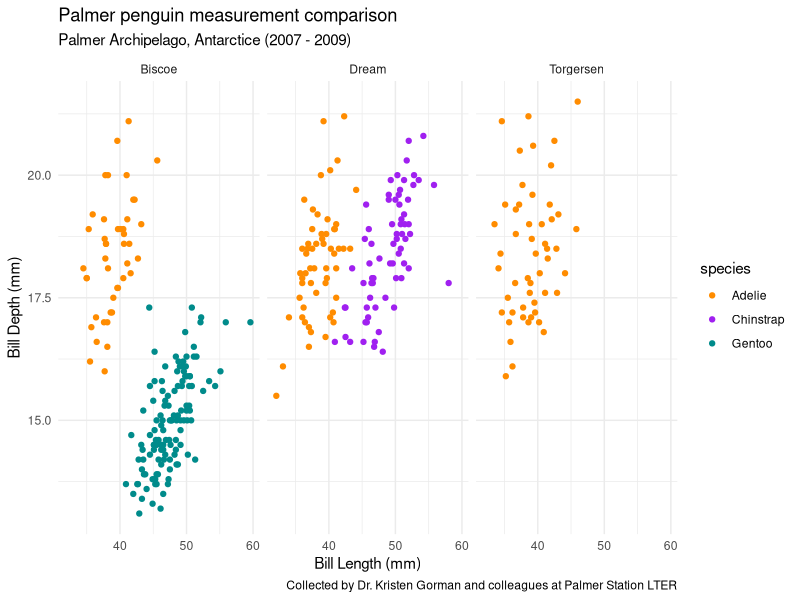
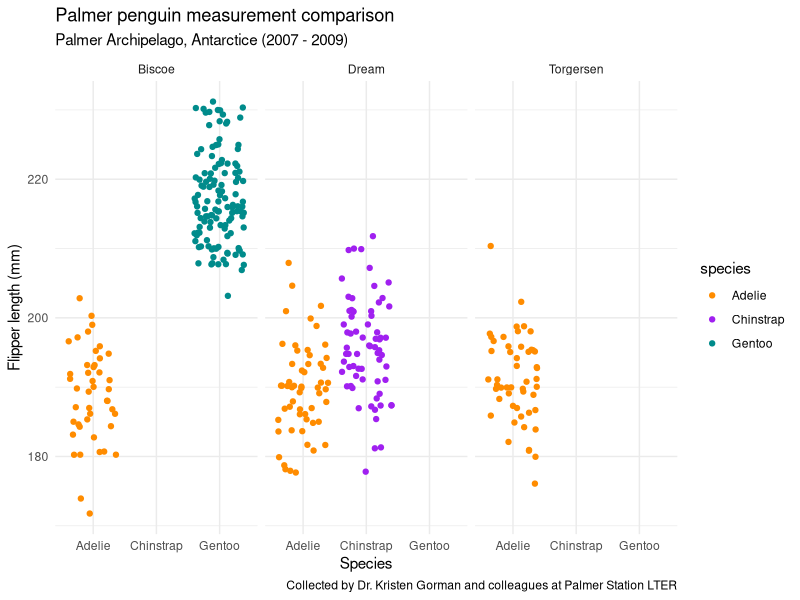

Write R code to recreate these figures, in order.
## ---- chunk 1
# Loading packages ----
library(tidyverse)
library(palmerpenguins)
## ---- chunk 2
# Function f(x) = x^2 at x = 3 ----
dfDx <- D(expression(x^2), "x")

# Setting x = 3 ----
x <- 3

# Evaluate dfDx at x = 3 ----
eval(dfDx)
## ---- chunk 3
# Function P(a) = 2(3a + 2)^4 - 5 a = 1.2 ----
dpDa <- D(expression(2 * (3 * a + 2)^4 - 5), "a")

# Setting a = 1.2 ----
a <- 1.2

# Evaluating dpDa at a = 1.2 ----
eval(dpDa)
## ---- chunk 4
# create plot for bill length vs depth ----
ggplot(data = penguins, aes(x = bill_length_mm, y = bill_depth_mm)) +
  geom_point(aes(color = species)) +
  scale_color_manual(values = c("darkorange","purple","cyan4")) +
  labs(x = "Bill Length (mm)",
       y = "Bill Depth (mm)",
       title = "Palmer penguin measurement comparison",
       subtitle = "Palmer Archipelago, Antarctice (2007 - 2009)",
       caption = "Collected by Dr. Kristen Gorman and colleagues at Palmer Station LTER") +
  facet_wrap(~island) +
  theme_minimal()
## ---- chunk 5
# create jitter plot for flipper length by species 
ggplot(data = penguins, aes(x = species, y = flipper_length_mm)) +
  geom_jitter(aes(color = species)) +
  scale_color_manual(values = c("darkorange","purple","cyan4")) +
  labs(x = "Species",
       y = "Flipper length (mm)",
       title = "Palmer penguin measurement comparison",
       subtitle = "Palmer Archipelago, Antarctice (2007 - 2009)",
       caption = "Collected by Dr. Kristen Gorman and colleagues at Palmer Station LTER") +
  facet_wrap(~island) +
  theme_minimal()
